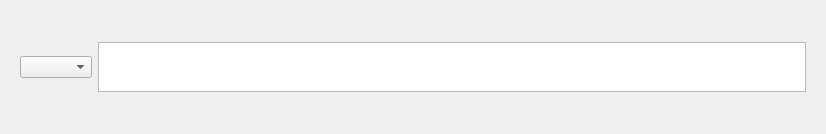
<?xml version="1.0" encoding="UTF-8"?>
<ui version="4.0">
 <class>modifyplugin</class>
 <widget class="QWidget" name="modifyplugin">
  <property name="geometry">
   <rect>
    <x>0</x>
    <y>0</y>
    <width>826</width>
    <height>134</height>
   </rect>
  </property>
  <property name="windowTitle">
   <string>Form</string>
  </property>
  <layout class="QHBoxLayout" name="horizontalLayout_2">
   <item>
    <widget class="QWidget" name="widget" native="true">
     <property name="maximumSize">
      <size>
       <width>16777215</width>
       <height>16777215</height>
      </size>
     </property>
     <layout class="QHBoxLayout" name="horizontalLayout">
      <item>
       <widget class="QComboBox" name="comboBox_2">
        <property name="whatsThis">
         <string>Select your coulmn.</string>
        </property>
       </widget>
      </item>
      <item>
       <widget class="QPlainTextEdit" name="plainTextEdit">
        <property name="sizePolicy">
         <sizepolicy hsizetype="Expanding" vsizetype="Fixed">
          <horstretch>0</horstretch>
          <verstretch>0</verstretch>
         </sizepolicy>
        </property>
        <property name="maximumSize">
         <size>
          <width>16777215</width>
          <height>50</height>
         </size>
        </property>
       </widget>
      </item>
     </layout>
    </widget>
   </item>
  </layout>
 </widget>
 <resources/>
 <connections/>
</ui>
